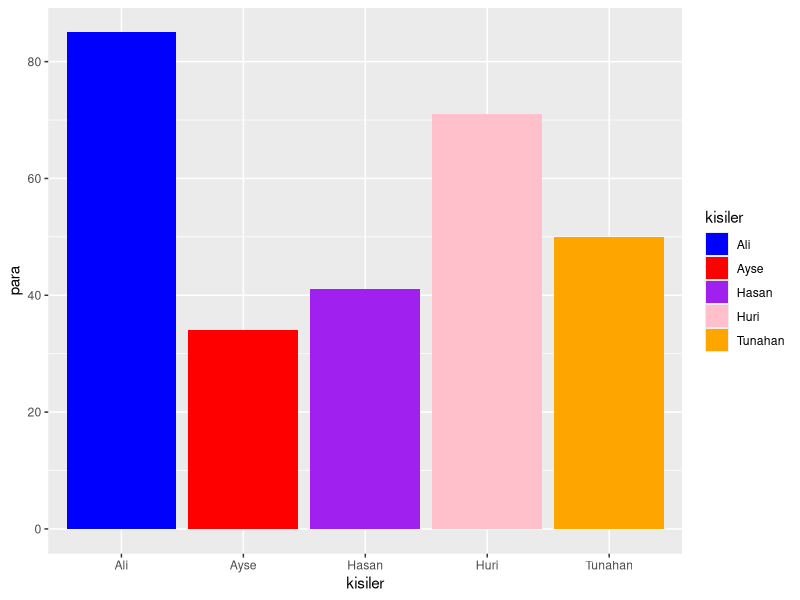
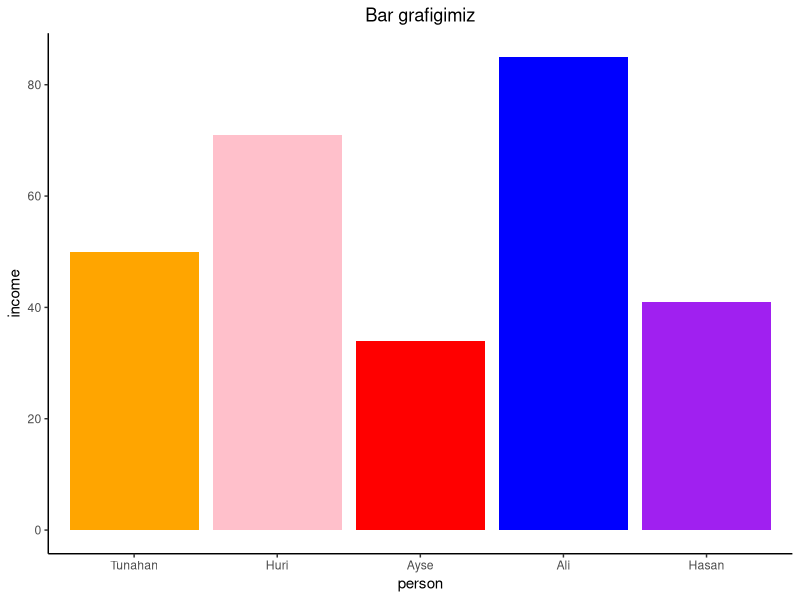

The R source for these figures, in order:

  #------------------------ Merhaba Yazilim -------------------------------#

  #----------------------- Hasan Can Demirci ------------------------------#



## Histogram | Bar grafik | Bar graph | sütun grafigi 

library(ggplot2)
library(readxl)
library(dplyr)
library(tidyr)

data <- read_xlsx("data_source.xlsx", sheet = 3)

colnames(data)

names(data)[2] <- "Ayse"

data1 <- data %>% 
  pivot_longer(
    cols = c("Ali","Ayse", "Hasan","Tunahan", "Huri") ,
    names_to = "kisiler",
    values_to = "para"
    
  )
  

ggplot(data1, aes(x=kisiler , y=para)) +
  geom_bar(stat = "identity", position = "dodge", aes(fill=kisiler))+
  ylim(0,85) +
  scale_fill_manual(values = c("Ali" = "blue", "Ayse"= "red", "Hasan"= "purple", "Tunahan"="orange", "Huri"="pink"))


#kutucuklara farkli renk ver, plot basligi ortada olacak sekilde, arkaplanı kaldır, arkadaki cizgileri kaldır,
#eksen cizgilerini belirt, x ve y ekseni isimlerini degistir
  
#eleman sirasi belirleme 

data1$kisiler <- factor(data1$kisiler, levels = c("Tunahan", "Huri", "Ayse", "Ali", "Hasan"))


ggplot(data1, aes(x=kisiler , y=para)) +
  geom_bar(stat = "identity", position = "dodge", aes(fill=kisiler))+
  ylim(0,85) +
  scale_fill_manual(values = c("Ali" = "blue", "Ayse"= "red", "Hasan"= "purple", "Tunahan"="orange", "Huri"="pink"))+
  ggtitle("Bar grafigimiz") +
  theme(
    panel.background = element_blank(),
    panel.grid = element_blank(),
    axis.line = element_line(),
    plot.title = element_text(hjust = 0.5),
    legend.position = "none") + #legend kaldirma
  labs(x= "person", y="income")


